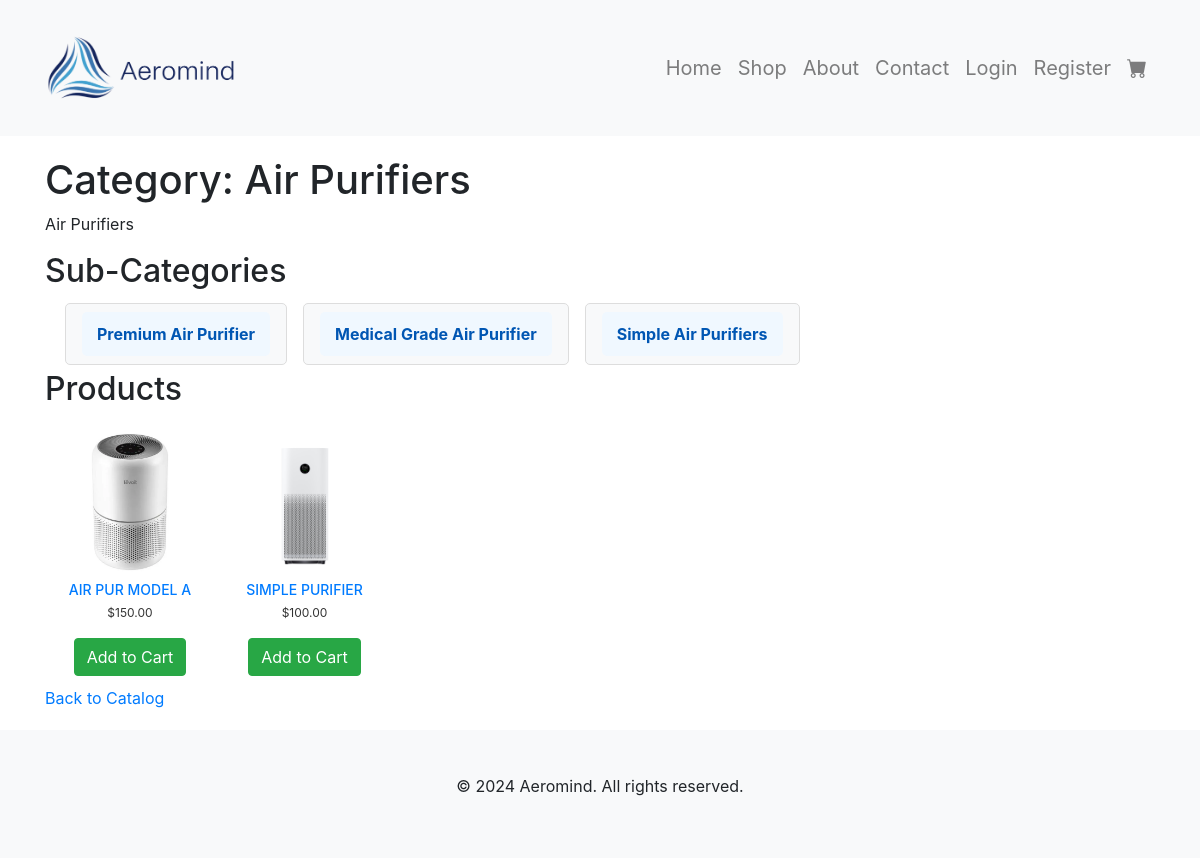
The app's page /catalog/category/2/ with its own data.
### catalog/models.py (models this page shows, shortened)
class Category(models.Model):
    name = models.CharField(max_length=100)
    description = models.TextField()

class SubCategory(models.Model):
    category = models.ForeignKey(Category, on_delete=models.CASCADE)
    name = models.CharField(max_length=100)

class Item(models.Model):
    category = models.ForeignKey(Category, on_delete=models.CASCADE)
    subcategory = models.ForeignKey(SubCategory, on_delete=models.SET_NULL, null=True, blank=True)
    name = models.CharField(max_length=200)
    description = models.TextField()
    price = models.DecimalField(max_digits=10, decimal_places=2)
    image = models.ImageField(upload_to='items/')

### catalog/views.py (the view)
# urls.py: path('category/<int:category_id>/', views.category_items, name='category_items'),
def category_items(request, category_id):
    category = get_object_or_404(Category, id=category_id)
    subcategories = SubCategory.objects.filter(category=category)
    subcategory_id = request.GET.get('subcategory')
    items = Item.objects.filter(category=category)
    if subcategory_id:
        items = items.filter(subcategory_id=subcategory_id)
    return render(request, 'catalog/category_items.html', {
        'category': category,
        'subcategories': subcategories,
        'items': items,
    })

### catalog/templates/catalog/category_items.html (shortened to what this page needs)
{% extends 'core/base.html' %}
{% block content %}
<div class="container">
    <h1>Category: {{ category.name }}</h1>
    <p>{{ category.description }}</p>
    {% if subcategories %}
        <h2>Sub-Categories</h2>
        <ul class="subcategory-list">
            {% for subcategory in subcategories %}
                <li class="subcategory-item">
                    <a href="?subcategory={{ subcategory.id }}" class="subcategory-link">
                        {{ subcategory.name }}
                    </a>
                </li>
            {% endfor %}
        </ul>
    {% endif %}
    <h2>Products</h2>
    <div class="product-grid">
        {% for item in items %}
        <div class="product-card">
            <a href="{% url 'catalog:item_detail' item.id %}">
                <img src="{{ item.image.url }}" alt="{{ item.name }}" class="product-image" width="100">
                <h3 class="product-name">{{ item.name }}</h3>
            </a>
            <p class="product-price">${{ item.price }}</p>
            <form method="POST" action="{% url 'cart:add_to_cart' item.id %}">
                <button type="submit" class="btn btn-success">Add to Cart</button>
            </form>
        </div>
        {% endfor %}
    </div>
    <a href="{% url 'catalog:catalog_home' %}" class="back-to-catalog">Back to Catalog</a>
</div>
{% endblock %}

### core/static/core/style.css (style rules this page uses)
.container { width: 80%; max-width: 1200px; margin: 0 auto; padding: 20px; }
.product-card { display: inline-block; width: 150px; margin: 10px; text-align: center; }
.product-card img { width: 100%; height: auto; border-radius: 5px; }
.product-card h3 { font-size: 14px; margin: 5px 0; }
.product-card p { font-size: 12px; color: #333; }
.product-price { font-size: 1.5rem; color: #333; }
.subcategory-list { display: flex; flex-wrap: wrap; list-style: none; padding: 0; margin: 1rem 0; gap: 1rem; }
.subcategory-item { padding: 0.5rem 1rem; background-color: #f8f9fa; border: 1px solid #ddd; border-radius: 5px; }
.subcategory-link { text-decoration: none; color: #007bff; font-weight: bold; }
.subcategory-list { list-style: none; padding: 0 0 0 20px; margin: 10px 0; }
.subcategory-item { margin: 5px 0; }
.subcategory-link { text-decoration: none; color: #555; font-size: 0.9rem; transition: color 0.3s; }
.category-list, .subcategory-list { list-style-type: none; padding: 0; margin: 0; }
.category-item, .subcategory-item { margin: 5px 0; }
.category-link, .subcategory-link { display: block; padding: 10px 15px; font-size: 16px; color: #0056b3; text-decoration: none; background: #f0f8ff; border-radius: 5px; transition: all 0.3s ease; }
.subcategory-list { padding-left: 20px; }

### records on screen
Category: name "Air Purifiers", description "Air Purifiers"
SubCategory: name "Premium Air Purifier"
SubCategory: name "Medical Grade Air Purifier"
SubCategory: name "Simple Air Purifiers"
Item: image (picture), name "AIR PUR MODEL A", price "150.00"
Item: image (picture), name "SIMPLE PURIFIER", price "100.00"
